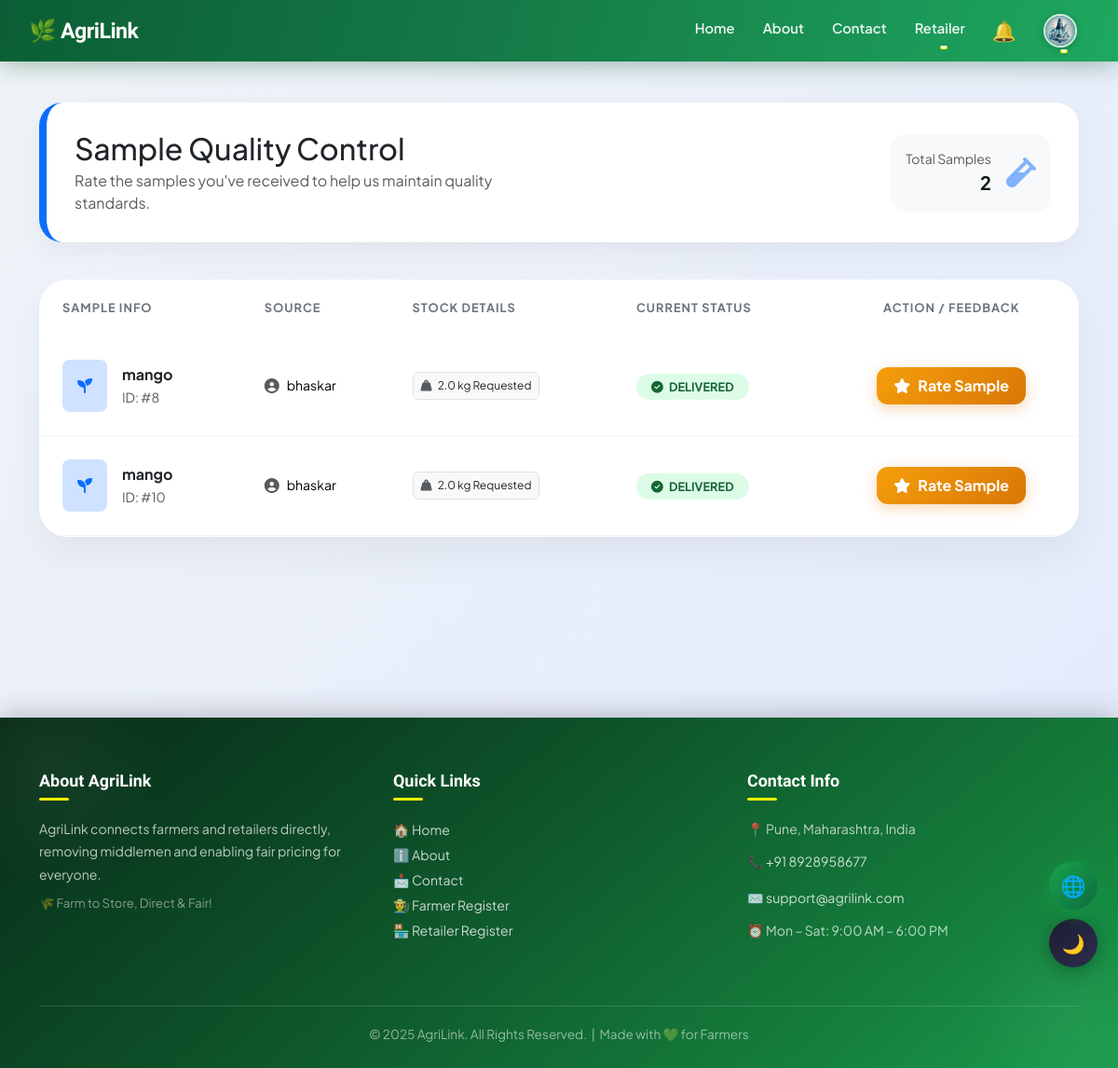
The app's page /retailer/samples/ (signed in), older data.
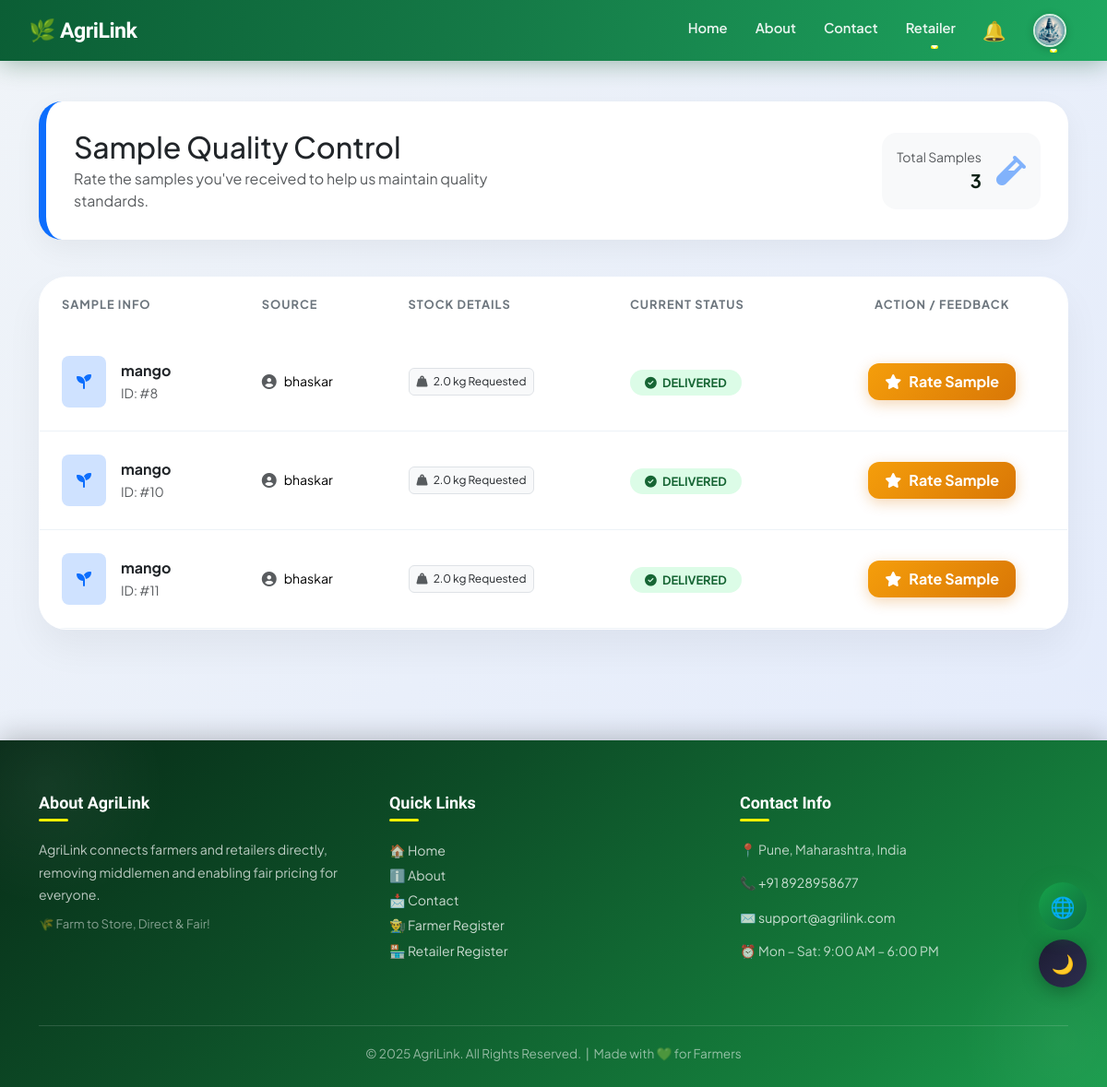
The same page, newer data.
### projectapp/models.py (models this page shows, shortened)
class SampleRequest(models.Model):
    STATUS_CHOICES = [
        ('pending', 'Pending'),
        ('approved', 'Approved'),
        ('rejected', 'Rejected'),
        ('picked', 'Picked'),
        ('delivered', 'Delivered'),
    ]
    product = models.ForeignKey('Product', on_delete=models.CASCADE)
    farmer = models.ForeignKey('Farmer', on_delete=models.CASCADE)
    retailer = models.ForeignKey('Retailer', on_delete=models.CASCADE)
    driver = models.ForeignKey('Driver', on_delete=models.SET_NULL, null=True, blank=True)
    quantity = models.FloatField(default=2, help_text="Sample quantity in kg")
    status = models.CharField(max_length=20, choices=STATUS_CHOICES, default='pending')
    rating = models.IntegerField(null=True, blank=True)
    review = models.TextField(null=True, blank=True)
    created_at = models.DateTimeField(auto_now_add=True)
    delivered_at = models.DateTimeField(null=True, blank=True)

class Product(models.Model):
    product = models.CharField(max_length=100)
    description = models.TextField()
    created_at = models.DateTimeField(default=timezone.now)
    price = models.FloatField()
    latitude = models.FloatField(null=True, blank=True)  # 🆕
    longitude = models.FloatField(null=True, blank=True)  # 🆕
    quantity = models.IntegerField()
    location = models.CharField(max_length=50)
    image = models.ImageField(upload_to='product_images/', blank=True, null=True)
    farmer = models.ForeignKey('Farmer', on_delete=models.CASCADE, related_name='products')

class Farmer(models.Model):
    name = models.CharField(max_length=100)
    email = models.EmailField()
    password = models.CharField(max_length=100)
    contact = models.CharField(max_length=20)
    address = models.TextField()
    gender = models.CharField(max_length=10)
    first_login = models.BooleanField(default=True)
    profile_image = models.ImageField(upload_to='profiles/', default='profiles/default.jpg')
    bank_account_number = models.CharField(max_length=20, blank=True, null=True)
    ifsc_code = models.CharField(max_length=15, blank=True, null=True)

### projectapp/views.py (the view)
# urls.py: path('retailer/samples/', views.retailer_samples, name='retailer_samples'),
def retailer_samples(request):
    if request.session.get('user_type') != 'retailer':
        return redirect('retailer_login')
    retailer_id = request.session.get('id')
    retailer = Retailer.objects.get(id=retailer_id)
    samples = SampleRequest.objects.filter(
        retailer=retailer,
        status='delivered'
    )
    return render(request, "retailer_samples.html", {"samples": samples})

### projectapp/context_processors.py (called while the page is built)
def navbar_notifications(request):
    user_type = request.session.get('user_type')
    name = request.session.get('name')
    notes = []
    if user_type == "farmer" and name:
        notes = Notification.objects.filter(receiver_farmer__name=name, is_read=False).order_by('-timestamp')
    elif user_type == "retailer" and name:
        notes = Notification.objects.filter(receiver_retailer__name=name, is_read=False).order_by('-timestamp')
    elif user_type == "driver" and name:
        notes = Notification.objects.filter(receiver_driver__name=name, is_read=False).order_by('-timestamp')
    return {'navbar_notes': notes, 'user_type': user_type}

### projectapp/templates/retailer_samples.html (shortened to what the changed rows need)
{% extends 'master.html' %}
{% block body %}
<link rel="stylesheet" href="https://cdnjs.cloudflare.com/ajax/libs/animate.css/4.1.1/animate.min.css"/>
<div class="container dashboard-wrapper">
    <div class="page-header animate__animated animate__fadeInDown">
        <div class="row align-items-center">
            <div class="col-md-6">
                <h2 class="fw-800 mb-1 text-dark">Sample Quality Control</h2>
            </div>
            <div class="col-md-6 text-md-end mt-3 mt-md-0">
                <div class="d-inline-flex align-items-center bg-light p-3 rounded-4">
                    <div class="me-3 text-end">
                        <small class="text-muted d-block">Total Samples</small>
                        <span class="fw-bold fs-5">{{ samples|length }}</span>
                    </div>
                </div>
            </div>
        </div>
    </div>
    <div class="glass-card animate__animated animate__fadeInUp">
        <div class="table-responsive">
            <table class="table custom-table mb-0">
                <thead>
                    <tr>
                        <th class="ps-4">Sample Info</th>
                        <th>Source</th>
                        <th>Stock Details</th>
                        <th>Current Status</th>
                        <th class="text-center">Action / Feedback</th>
                    </tr>
                </thead>
                <tbody>
                    {% for s in samples %}
                    <tr>
                        <td class="ps-4">
                            <div class="d-flex align-items-center">
                                <div class="bg-primary-subtle p-3 rounded-3 me-3 text-primary">
                                    <i class="fas fa-seedling"></i>
                                </div>
                                <div>
                                    <span class="fw-bold d-block text-dark fs-6">{{ s.product.product }}</span>
                                    <small class="text-muted">ID: #{{ s.id }}</small>
                                </div>
                            </div>
                        </td>
                        <td>
                            <div class="d-flex align-items-center">
                                <i class="fas fa-user-circle text-muted me-2"></i>
                                <span class="small fw-600">{{ s.farmer.name }}</span>
                            </div>
                        </td>
                        <td>
                            <span class="badge bg-light text-dark border fw-normal p-2">
                                <i class="fas fa-weight-hanging me-1 text-muted"></i> {{ s.quantity }} kg Requested
                            </span>
                        </td>
                        <td>
                            <span class="status-pill
                                {% if s.status == 'delivered' %}status-delivered
                                {% elif s.status == 'picked' %}status-transit
                                {% else %}status-pending{% endif %}">
                                <i class="fas {% if s.status == 'delivered' %}fa-check-circle{% else %}fa-truck-loading{% endif %} me-1"></i>
                                {{ s.status|upper }}
                            </span>
                        </td>
                        <td class="text-center">
                            {% if s.status == "delivered" and not s.retailer_review %}
                                <a href="{% url 'rate_sample' s.id %}" class="btn-rate-now animate__animated animate__pulse animate__infinite">
                                    <i class="fas fa-star me-2"></i>Rate Sample
                                </a>
                            {% elif s.retailer_review %}
                                <div class="rated-check">
                                    <i class="fas fa-check-double"></i> Verified Quality
                                </div>
                            {% else %}
                                <span class="text-muted small italic">Action Locked <i class="fas fa-lock ms-1"></i></span>
                            {% endif %}
                        </td>
                    </tr>
                    {% endfor %}
                </tbody>
            </table>
        </div>
    </div>
</div>
{% endblock %}

Row changes from the older to the newer data that the page shows:
now on this page (row edited): SampleRequest: product.product "mango", id "11", farmer.name "bhaskar", quantity "2.0", status "DELIVERED", shows "Rate Sample"
Text that changed along with them:
{{ samples|length }}: "2" → "3"
